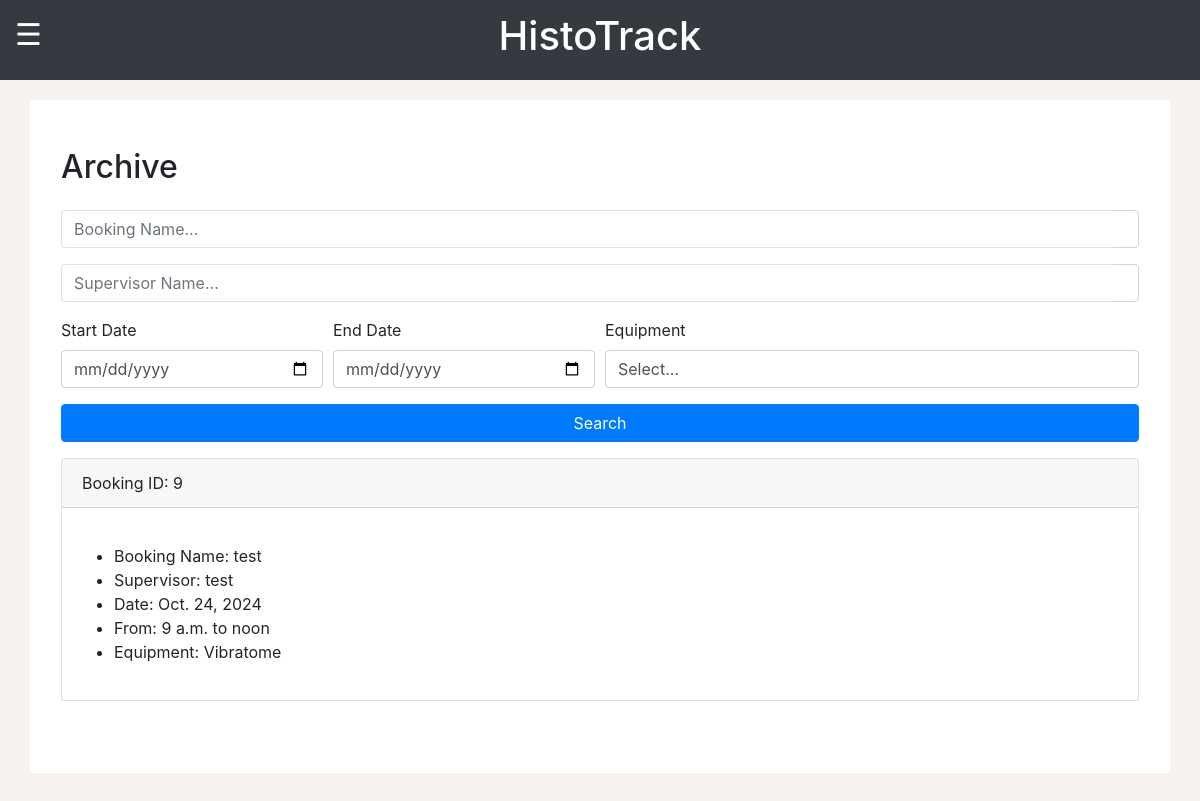
The page /MCalendar/archive/ (signed in) on the database as committed earlier.
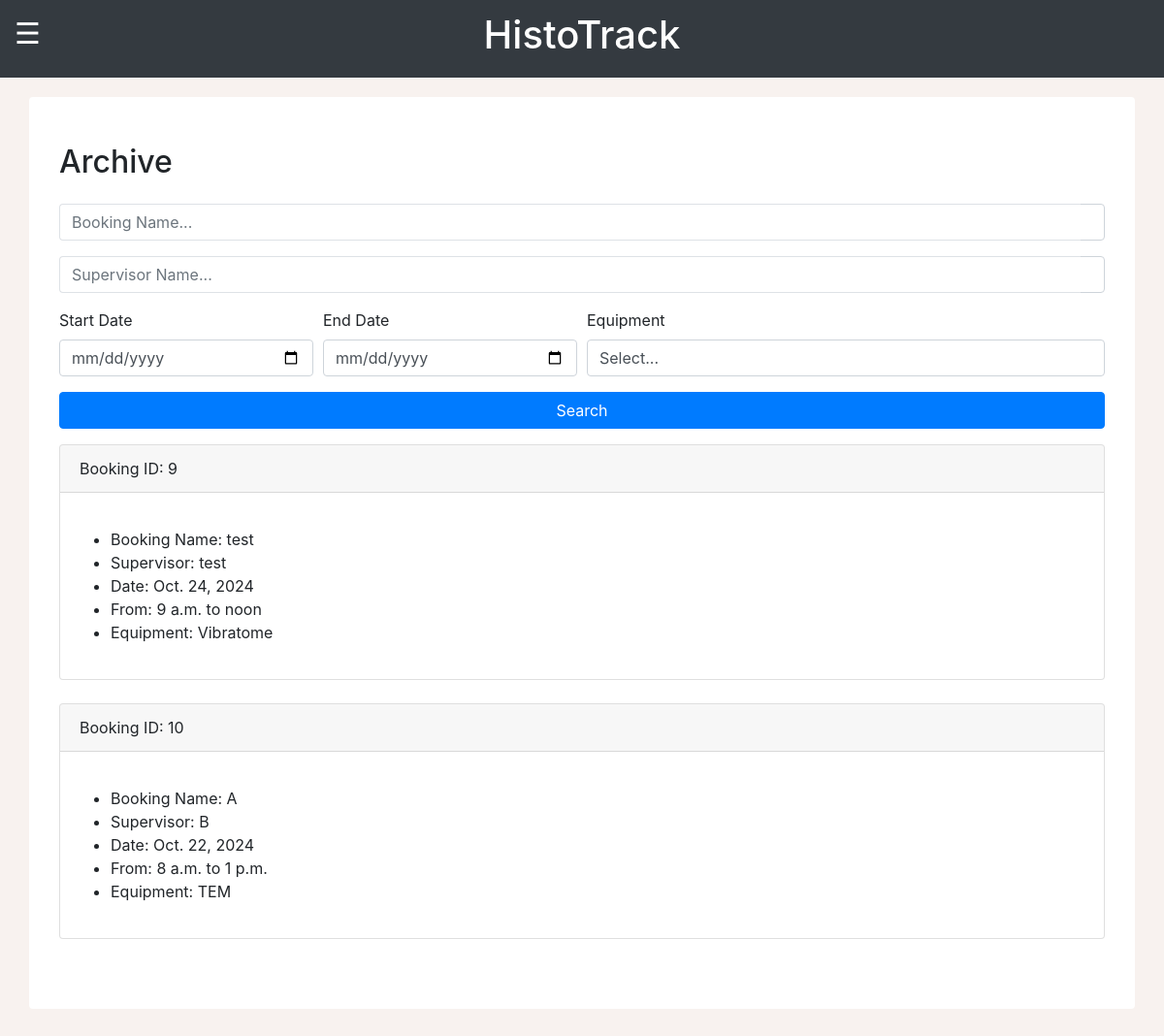
The same page on the database as committed later.
### MCalendar/models.py (models this page shows)
class Event(models.Model):
    bookingName = models.CharField(max_length=80)
    supervisorName = models.CharField(max_length=80)
    bookingDate = models.DateField()
    startTime = models.TimeField()
    allotedTime = models.TimeField()
    comments = models.TextField(max_length = 1000)
    equipment = models.CharField(max_length=100, default='Not specified')

### MCalendar/views.py (the view)
# urls.py: path("archive/", views.archivePage, name="archivePage"),
def archivePage(request):
    if request.user.is_superuser:
        eventList = Event.objects.all()
        equipmentList = Equipment.objects.all()
        bookingName = request.GET.get('bookingName')
        supervisorName = request.GET.get('supervisorName')
        dateMin = request.GET.get('dateMin')
        dateMax = request.GET.get('dateMax')
        equipment = request.GET.get('equipment')
        if archiveValidQuery(bookingName):
            eventList = eventList.filter(bookingName__icontains=bookingName)
        if archiveValidQuery(supervisorName):
            eventList = eventList.filter(supervisorName__icontains=supervisorName)
        if archiveValidQuery(dateMin):
            eventList = eventList.filter(bookingDate__gte=dateMin)
        if archiveValidQuery(dateMax):
            eventList = eventList.filter(bookingDate__lte=dateMax)
        if archiveValidQuery(equipment) and equipment != 'Select...':
            eventList = eventList.filter(equipment__name=equipment)
        context = {
            'eventList': eventList,
            'equipmentList': equipmentList
        }
        return render(request, 'archive.html', context)
    else:
        messages.success(request, "Please log in before entering that page! Admin access only.")
        logout(request)
        return redirect("loginPage")

### MCalendar/views.py (called while the page is built)
def archiveValidQuery(param):
    return param != '' and param is not None

### MCalendar/templates/archive.html (shortened to what the changed rows need)
{% load static %}
<head>
    <link rel="stylesheet" href="https://cdnjs.cloudflare.com/ajax/libs/jquery/3.2.1/jquery.min.js">
    <link rel="stylesheet" href="https://cdn.jsdelivr.net/npm/bootstrap@5.0.0-alpha1/dist/js/bootstrap.bundle.min.js">
    <link rel="stylesheet" href="https://cdn.jsdelivr.net/npm/bootstrap@5.0.0-alpha1/dist/css/bootstrap.min.css">
    <link rel="stylesheet" href="https://cdn.jsdelivr.net/npm/bootstrap@4.6.2/dist/css/bootstrap.min.css">
    <link rel="stylesheet" href="{% static 'sidebar.css' %}">
</head>
<body>
<div class="container rounded bg-white mt-5 mb-5">
    <div class="row">
        <div class="col-md-12">
            <div class="p-3 py-5">
                <div class="d-flex justify-content-between align-items-center mb-3">
                    <h2 class="text-right">Archive</h2>
                </div>
                {% for event in eventList %}
                <div class="card">
                    <div class="card-header">
                        Booking ID: {{ event.id }}
                    </div>
                    <div class="card-body">
                        <p class="card-text">
                            <ul>
                                <li>Booking Name: {{ event.bookingName }}</li>
                                <li>Supervisor: {{ event.supervisorName }}</li>
                                <li>Date: {{ event.bookingDate }}</li>
                                <li>From: {{ event.startTime }} to {{ event.allotedTime }}</li>
                                <li>Equipment: {{ event.equipment }}</li>
                            </ul>
                        </p>
                    </div>
                </div>
                <br>
                {% endfor %}
            </div>
        </div>
    </div>
</div>
</body>

Rows that differ between the two databases and show on the page:
added Event: id "10", bookingName "A", supervisorName "B", bookingDate "Oct. 22, 2024", startTime "8 a.m.", allotedTime "1 p.m.", equipment "TEM"
